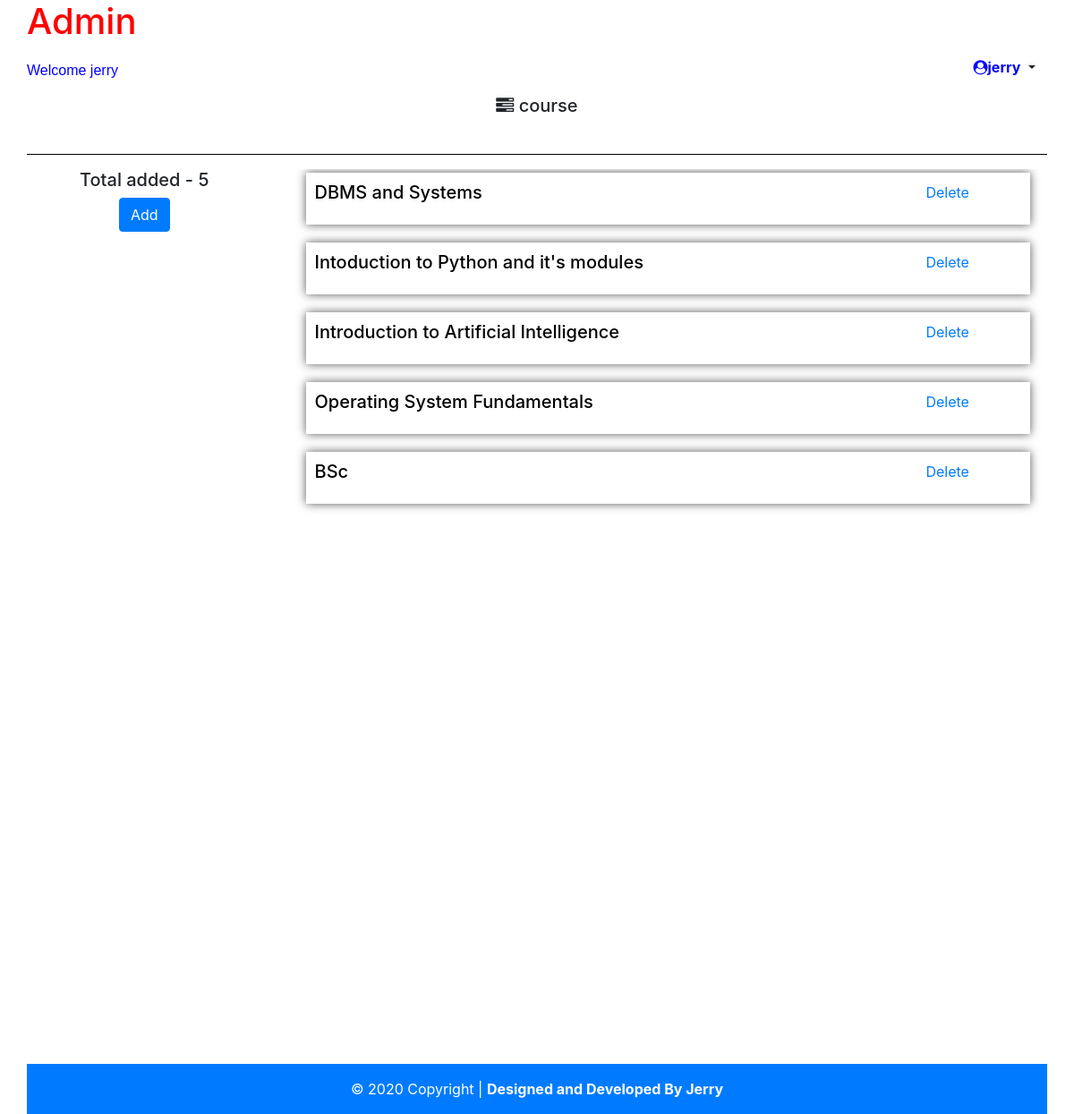
/view_content/course/ (signed in), run on the app's committed database.
### System/models.py (models this page shows, shortened)
class Courses(models.Model):
    Course_name  = models.CharField(max_length = 50 , null=True)

### System/views.py (the view)
# urls.py: url(r'^view_content/(?P<type_>[-\w\d]+)/$' , views.View_Content, name='view_content'),
@login_required(login_url='/login/')
def View_Content(request , type_):
    if type_=="course":
        content = Courses.objects.all()
        form = AddCourseForm(None)
    elif type_=="batch":
        content = Batches.objects.all()
        form  = AddBatchForm(None)
    else:
        return redirect('/admin_system/')
    count = content.count()
    context ={
        'content':content,
        'form':form ,
        'count':count,
        'type':type_
    }
    return render(request , 'view_contents.html' , context)

### templates/view_contents.html (shortened to what this page needs)
{% extends 'base.html'%}
{% load crispy_forms_tags %}
{%block content %}
    {% include 'header.html'%}
    <div class="container-fluid title">
        <div class="container"><h5 style="height:50px"><i class="fa fa-tasks" area-hidden='true'></i>&nbsp;{{type}}</h5></div>
        <hr style="background-color: black;">
      </div>
      <div class="container-fluid">
        <div class="row">
          <div class="col-md-3" style="margin-bottom:10px">
            <div style=" height:100px ; text-align:center">
              <h5>
                Total added - {{count}}
              </h5>
              <button id="addbutton" type="button" class="btn btn-primary" data-toggle="modal" data-target="#exampleModalCenter">
                Add</button>
            </div>
          </div>
          <div class="col-md-9">
            <div class="scrolln">
                {% for c in content %}
                <div class="container" style="margin-bottom: 20px;">
                  <div class="container ach" style="background-color: white; box-shadow: 0 0 10px rgba(0, 0, 0, 0.658);padding:10px;" class="list-group">
                    <div class="row">
                      <div class="col-md-10">
                        {% ifequal type 'course'%}
                        <h5 style="color:black;height:30px">{{c.Course_name}}</h5>
                        {% else %}
                        <h5 style="color:black;height:30px">{{c.Batch_name}}</h5>
                        {% endifequal %}
                      </div>
                      <div class="col-md-2">
                        <a href="{% url 'delete_content' c.id type %}">Delete</a>
                      </div>
                    </div>
                  </div>
                </div>
            {% endfor %}
            </div>
          </div>
        </div>
      </div>
    <div class="container-fluid" style="position: relative; top:400px">
    {% include 'footer.html'%}
    </div>
{% endblock content %}

### templates/header.html (shortened to what this page needs)
<div class="container-fluid">
    <div class="container-fluid">
        <h1 style="color: red;">Admin</h1>
    </div>
    {% if user.is_authenticated %}
    <div class="container-fluid" style="color:blue ; height:40px;">
      <div style="float:left; margin-top:10px">
        <span style="font-family:'Gill Sans', 'Gill Sans MT', Calibri, 'Trebuchet MS', sans-serif, serif; font-size:medium;color:blue;">
          Welcome  {{request.user.username}}
        </span>
      </div>
      <div class="dropdown" style="float:right">
        <h6 class="btn dropdown-toggle"  data-toggle="dropdown" aria-haspopup="true" aria-expanded="false">
          <b style="color:blue"><li class="fa fa-user-circle"></li>{{request.user}}</b>
        </h6>
      </div>
      {% else %}
      <hr>
      <div class="container-fluid" style="color:blue ; height:40px ;margin-top:25px">
        <h5 style = "text-align:center;font-family:'Segoe UI', Tahoma, Geneva, Verdana, sans-serif"> login </h5>
      </div>
      <hr>
      {% endif %}
  </div>

### static/main.css (style rules this page uses)
html { position: relative; min-height:100%; scroll-behavior: smooth; }
div.scroll , .scrolln { margin:4px, 4px; padding:4px; background-color: inherit; width:auto; height: 600px; overflow:scroll; text-align:left; }
.scrolln { scrollbar-width: 0.5px; }
.row:before, .row:after { display: none !important; }
.container-fluid .title { text-align:center; margin-top:10px }

### data on the page
Courses: Course_name "DBMS and Systems"
Courses: Course_name "Intoduction to Python and it's modules"
Courses: Course_name "Introduction to Artificial Intelligence"
Courses: Course_name "Operating System Fundamentals"
Courses: Course_name "BSc"

### other printed values
{{ request.user.username }} "jerry"
{{ request.user }} "jerry"
{{ type }} "course"
{{ count }} "5"
